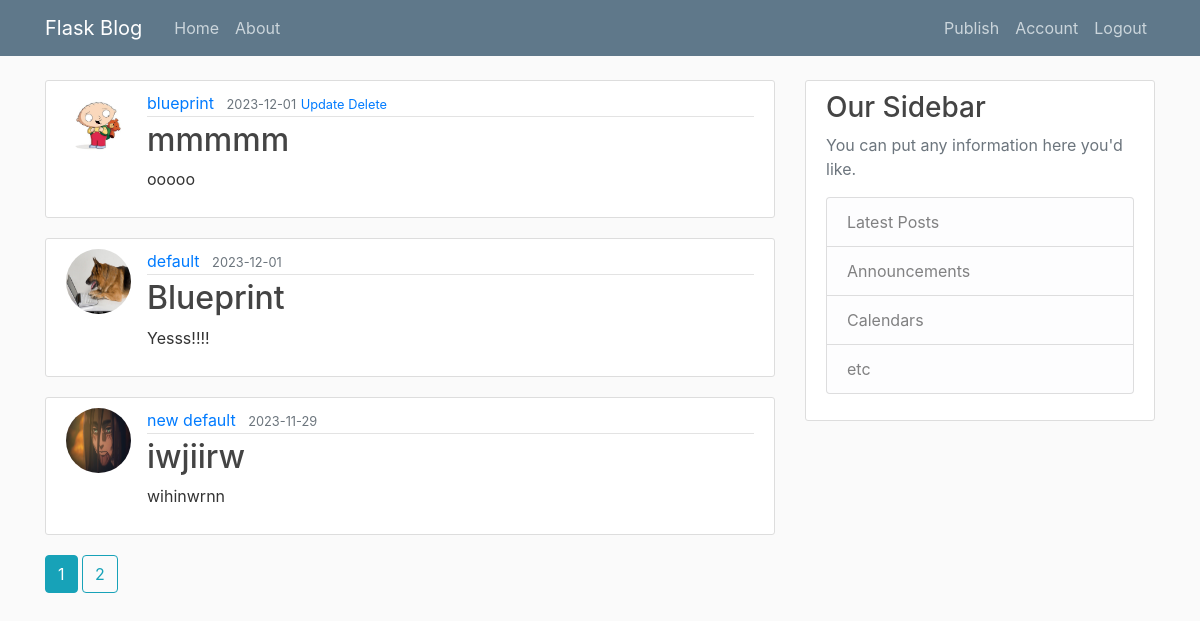
/ (signed in), run on an earlier commit of the app's database.
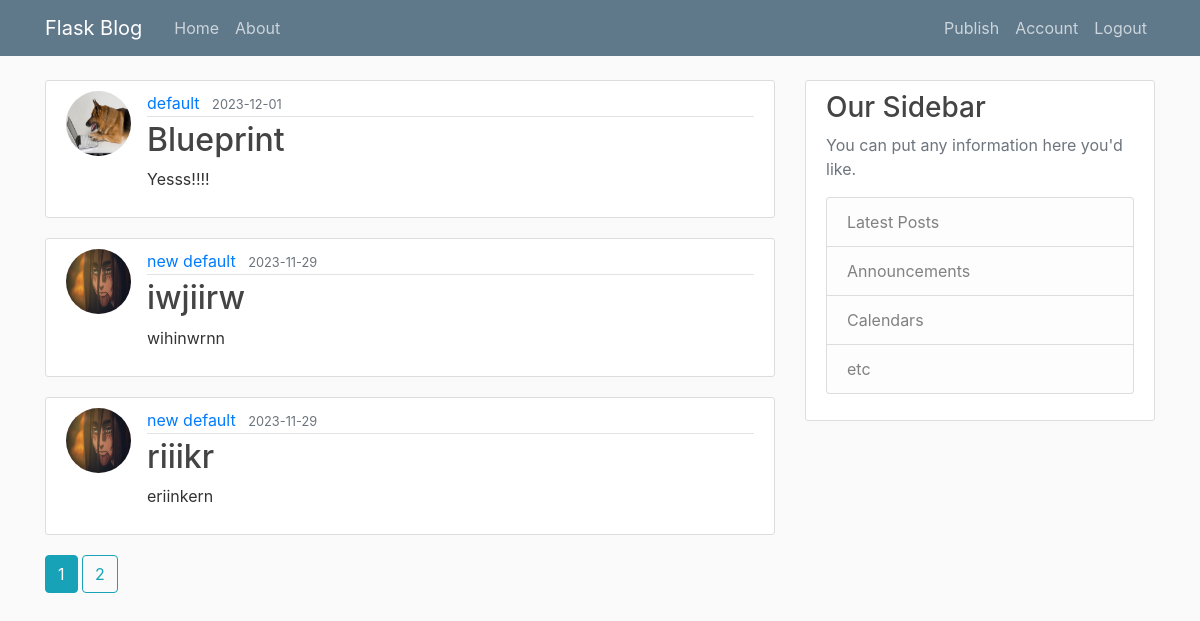
And on a later commit of the database.
### flaskblog/models.py (models this page shows, shortened)
class Post(db.Model):
    id = db.Column(db.Integer, primary_key=True)
    title = db.Column(db.String(120), nullable=False, unique=True)
    content = db.Column(db.Text, nullable=False)
    date = db.Column(db.DateTime, nullable=False, default=datetime.utcnow)
    user_id = db.Column(db.Integer, db.ForeignKey('user.id'), nullable=False)

class User(db.Model, UserMixin):
    id = db.Column(db.Integer, primary_key=True)
    username = db.Column(db.String(100), nullable=False, unique=True)
    email = db.Column(db.String(120), nullable=False, unique=True)
    password = db.Column(db.String(120), nullable=False)
    image_file = db.Column(db.String(60), nullable=False, default='default-pic/default.jpg')
    posts = db.relationship('Post', backref='author', lazy=True)

### flaskblog/main/routes.py (the view)
@main.route('/')
@login_required
def home():
    page = request.args.get('page', 1, type=int)
    posts = Post.query.order_by(Post.date.desc()).paginate(page=page, per_page=3)
    return render_template('home.html', title='FlaskBlog', posts=posts)

### flaskblog/models.py (called while the page is built)
@login_user.user_loader
def load_user(user_id):
    return User.query.get(int(user_id))

### flaskblog/templates/home.html
{% extends 'base.html' %}
{% block content %}
    {% for post in posts.items %}
        <article class="media content-section">
            <img class="rounded-circle article-img" src="{{url_for('static', filename='propic/' + post.author.image_file)}}">
            <div class="media-body">
            <div class="article-metadata">
                <a class="mr-2" href="{{url_for('users.user_profile', id=post.author.id)}}">{{post.author.username}}</a>
                <small class="text-muted">{{post.date.strftime('%Y-%m-%d')}}</small>
                {% if post.author == current_user %}
                <small>
                    <a href="{{url_for('posts.update_post', id=post.id)}}">Update</a>
                </small>
                <small>
                    <a href="{{url_for('posts.delete_post', id=post.id)}}">Delete</a>
                </small>
                {% endif %}
            </div>
            <h2><a class="article-title" href="{{url_for('posts.read_post', id=post.id)}}">{{post.title}}</a></h2>
            <p class="article-content">{{post.content}}</p>
            </div>
        </article>
    {% endfor %}
    {% for page_num in posts.iter_pages() %}
        {% if page_num %}
            {% if page_num == posts.page %}
                <a class="btn btn-info mb-4" href="{{ url_for('main.home', page=page_num )}}">{{page_num}}</a>
            {% else %}
                <a class="btn btn-outline-info mb-4" href="{{ url_for('main.home', page=page_num )}}">{{page_num}}</a>
            {% endif %}
        {% endif %}
    {% endfor %}
{% endblock content %}

### flaskblog/templates/base.html (shortened to what this page needs)
<!DOCTYPE html>
<html lang="en">
<head>
    <link rel="stylesheet" href="https://cdn.jsdelivr.net/npm/bootstrap@4.0.0/dist/css/bootstrap.min.css">
    <link rel="stylesheet" type="text/css" href="{{ url_for('static', filename='main.css') }}">
</head>
<body>
    <header class="site-header">
        <nav class="navbar navbar-expand-md navbar-dark bg-steel fixed-top">
          <div class="container">
            <a class="navbar-brand mr-4" href="/">Flask Blog</a>
            <div class="collapse navbar-collapse" id="navbarToggle">
              <div class="navbar-nav mr-auto">
                <a class="nav-item nav-link" href="{{ url_for('main.home') }}">Home</a>
                <a class="nav-item nav-link" href="{{ url_for('main.about') }}">About</a>
              </div>
              <div class="navbar-nav">
                {% if current_user.is_authenticated %}
                  <a class="nav-item nav-link" href="{{ url_for('posts.publish') }}">Publish</a>
                  <a class="nav-item nav-link" href="{{ url_for('users.account') }}">Account</a>
                  <a class="nav-item nav-link" href="{{ url_for('users.logout') }}">Logout</a>
                {% else %}
                  <a class="nav-item nav-link" href="{{ url_for('users.login') }}">Login</a>
                  <a class="nav-item nav-link" href="{{ url_for('users.register') }}">Register</a>
                {% endif %}
              </div>
            </div>
          </div>
        </nav>
      </header>
      <main role="main" class="container">
        <div class="row">
          <div class="col-md-8">
            {% block content %}
            {% endblock %}
          </div>
          <div class="col-md-4">
            <div class="content-section">
              <h3>Our Sidebar</h3>
              <p class='text-muted'>You can put any information here you'd like.
                <ul class="list-group">
                  <li class="list-group-item list-group-item-light">Latest Posts</li>
                  <li class="list-group-item list-group-item-light">Announcements</li>
                  <li class="list-group-item list-group-item-light">Calendars</li>
                  <li class="list-group-item list-group-item-light">etc</li>
                </ul>
              </p>
            </div>
          </div>
        </div>
      </main>
</body>
</html>

### flaskblog/static/main.css (style rules this page uses)
body { background: #fafafa; color: #333333; margin-top: 5rem; }
h1, h2, h3, h4, h5, h6 { color: #444444; }
.bg-steel { background-color: #5f788a; }
.site-header .navbar-nav .nav-link { color: #cbd5db; }
.content-section { background: #ffffff; padding: 10px 20px; border: 1px solid #dddddd; border-radius: 3px; margin-bottom: 20px; }
.article-title { color: #444444; }
.article-content { white-space: pre-line; }
.article-img { height: 65px; width: 65px; margin-right: 16px; }
.article-metadata { padding-bottom: 1px; margin-bottom: 4px; border-bottom: 1px solid #e3e3e3 }

What changed in the data, as far as the page shows it:
removed Post: image_file (placeholder picture), author.username "blueprint", date "2023-12-01", title "mmmmm", content "ooooo"
now on this page (row unchanged): Post: image_file (picture), author.username "new default", date "2023-11-29", title "riiikr", content "eriinkern"
